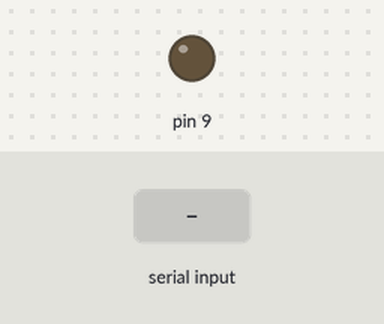
Recording of a sketch running on a simulated Arduino Uno, built with avr-gcc and run on an emulated ATmega328P. Parts: output pins drawn as LEDs (lit = HIGH). The inputs (shaded band) are chosen by the test bench.

Above: at 1.2 s.
1.3 s: "A" received over the second serial link
At 1.9 s:
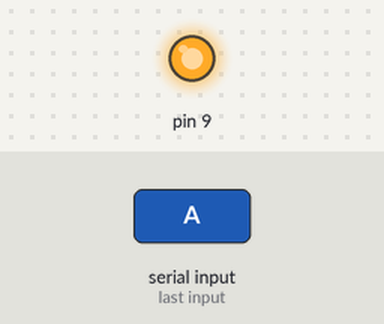
2.8 s: "B" received over the second serial link
At 3.1 s:
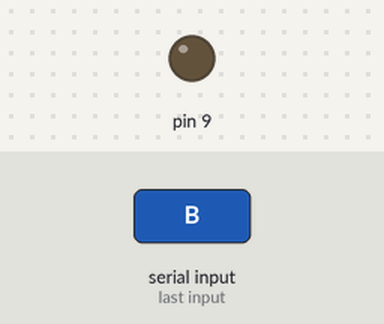
Timing chart, 0 to 5.8 s (numbered marks = the images above; inputs shaded):
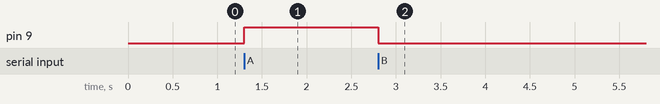

Measured:
- after the input at 1.3 s, pin 9: LOW → HIGH at once
- after the input at 2.8 s, pin 9: HIGH → LOW at once

The sketch:

BT_Movil_controla_Lampara230V_con_RELE.ino
```cpp
//Movil controla Lampara de 230V mediante BT y RELE  v.1
//JAVIER S.

//CONEXIONES del RELE
//RELE COM - a circuito de LAMPARA
//RELE NC  - NADA
//RELE NO  - a circuito de LAMPARA
//RELE D+  - a 5V Arduino
//RELE D-  - a GND Arduino
//RELE IN  - a D9 Arduino

#include <SoftwareSerial.h>

//creamos un objeto para comunicacion serie llamado BT1
SoftwareSerial BT1(A0,A1); //RX, TX
// En HC06 se cruzan los cables, A0 y A1 así:
//    HC06_RX..A1
//    HC06_TX->A0

//Variables de control y/o lectura
char valor;           //un solo byte, un caracter ASCII

void setup() {
 BT1.begin(9600); //comienza la comunicación serie con BT1
 pinMode(9, OUTPUT);
}
void loop() {

  //Si el puerto serie (Bluetooth) está disponible
  if (BT1.available())  {
    valor = BT1.read();  //Lee el dato entrante via Bluetooth
  }

  if (valor == 'A')   //Si el dato entrante es A, encender la lampara
      {digitalWrite(9, HIGH); }
  else if (valor == 'B')   //Si el dato entrante es B, apagarla
      {digitalWrite(9, LOW);}
}
```
